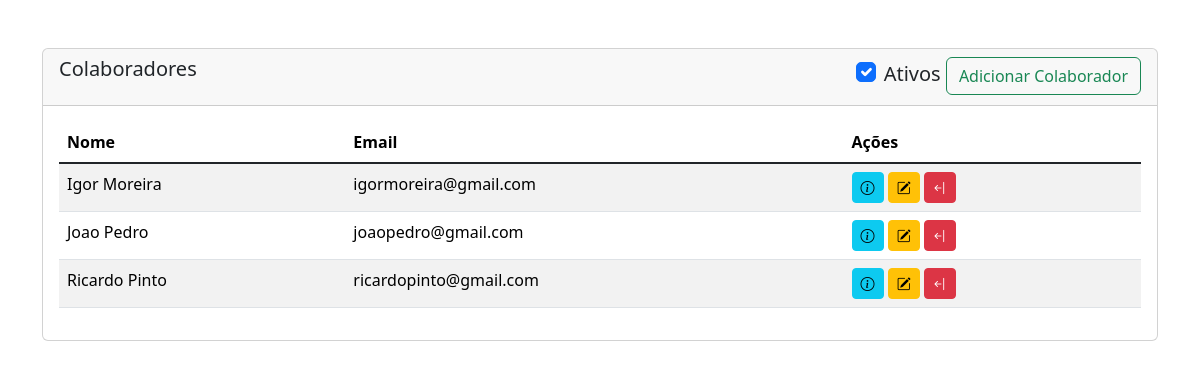
The page / on the database its author committed.
### tables this page shows
CREATE TABLE `colaboradores` (
  `Id` int(11) NOT NULL,
  `Nome` varchar(100) DEFAULT NULL,
  `Email` varchar(100) DEFAULT NULL,
  `Morada` text DEFAULT NULL,
  `Ativo` char(1) DEFAULT NULL
);

### index.php (the view, shortened to what this page needs)
<!doctype html>
<html lang="pt">
  <head>
    <link href="https://cdn.jsdelivr.net/npm/bootstrap@5.3.2/dist/css/bootstrap.min.css" rel="stylesheet">
    <link rel=”stylesheet” href=”https://cdn.jsdelivr.net/npm/bootstrap@5.0.2/dist/css/bootstrap.min.css”/>
    <link rel="stylesheet" href="https://cdn.jsdelivr.net/npm/bootstrap-icons@1.5.0/font/bootstrap-icons.css">
  <body>
    <div class="container mt-5">
        <div class="card">
            <div class="card-header">
                <h5 class="card-title">Colaboradores
                    <div class="form-check float-end ">
                        <label for="ativosCheckbox" class="form-check-label">Ativos</label>
                        <input type="checkbox" id="ativosCheckbox" name="ativosCheckbox" class="form-check-input mx-2" checked>
                        <a type="button" id="exampleModalLabel" class="btn btn-outline-success" data-bs-toggle="modal" data-bs-target="#AddColaborador">Adicionar Colaborador</a>
                    </div>
                </h5>
            </div>
            <div class="card-body">
                <table  id="ColbTable" class="table table-striped">
                    <thead>
                        <tr>
                        <th scope="col">Nome</th>
                        <th scope="col">Email</th>
                        <th scope="col">Ações</th>
                        </tr>
                    </thead>
                    <tbody class="table-group-divider">
                    <?php
                            require 'dbcon.php';
                            $query = "SELECT * FROM colaboradores WHERE Ativo = 'T'";
                            $query_run = mysqli_query($con, $query);
                              if (mysqli_num_rows($query_run) > 0) {
                                foreach ($query_run as $colaborador) {
                                  ?>
                                  <?php
                                    $ativo = $colaborador['Ativo'];
                                    $buttonClass = $ativo === 'T' ? 'bi bi-arrow-bar-left btn btn-danger bi bi-arrow-bar-left' : 'bi bi-arrow-bar-right btn btn-success';
                                    ?>
                                  <tr>
                                    <td><?= $colaborador['Nome'] ?></td>
                                    <td><?= $colaborador['Email'] ?></td>
                                    <td>
                                      <button type="button" value="<?=$colaborador['Id'];?>" class="viewColaboradorBtn bi bi-info-circle btn btn-info btn-sm"></button>
                                      <button type="button" value="<?=$colaborador['Id'];?>" class="editColaboradorBtn bi bi-pencil-square btn btn-warning btn-sm"></button>
                                      <button type="button" value="<?=$colaborador['Id'];?>" class="DeleteColaboradorBtn <?php echo $buttonClass;?> btn-sm"></button>
                                    </td>
                                  </tr>
                                  <?php
                                }
                              }
                            ?>
                    </tbody>
                </table>
            </div>
        </div>
    </div>
  </body>
</html>

### rows shown on the page
colaboradores: Nome "Igor Moreira", Email "igormoreira@gmail.com", $colaborador['Id'] 1 (drawn)
colaboradores: Nome "Joao Pedro", Email "joaopedro@gmail.com", $colaborador['Id'] 3 (drawn)
colaboradores: Nome "Ricardo Pinto", Email "ricardopinto@gmail.com", $colaborador['Id'] 5 (drawn)
